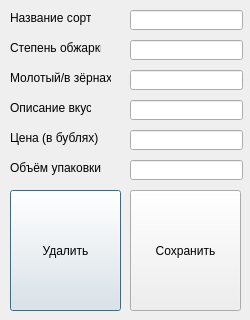
<?xml version="1.0" encoding="UTF-8"?>
<ui version="4.0">
 <class>Dialog</class>
 <widget class="QDialog" name="Dialog">
  <property name="geometry">
   <rect>
    <x>0</x>
    <y>0</y>
    <width>250</width>
    <height>320</height>
   </rect>
  </property>
  <property name="windowTitle">
   <string>Dialog</string>
  </property>
  <widget class="QLineEdit" name="name">
   <property name="geometry">
    <rect>
     <x>130</x>
     <y>10</y>
     <width>113</width>
     <height>20</height>
    </rect>
   </property>
  </widget>
  <widget class="QLineEdit" name="obzharka">
   <property name="geometry">
    <rect>
     <x>130</x>
     <y>40</y>
     <width>113</width>
     <height>20</height>
    </rect>
   </property>
  </widget>
  <widget class="QLineEdit" name="type">
   <property name="geometry">
    <rect>
     <x>130</x>
     <y>70</y>
     <width>113</width>
     <height>20</height>
    </rect>
   </property>
  </widget>
  <widget class="QLineEdit" name="descr">
   <property name="geometry">
    <rect>
     <x>130</x>
     <y>100</y>
     <width>113</width>
     <height>20</height>
    </rect>
   </property>
  </widget>
  <widget class="QLineEdit" name="price">
   <property name="geometry">
    <rect>
     <x>130</x>
     <y>130</y>
     <width>113</width>
     <height>20</height>
    </rect>
   </property>
  </widget>
  <widget class="QLineEdit" name="volume">
   <property name="geometry">
    <rect>
     <x>130</x>
     <y>160</y>
     <width>113</width>
     <height>20</height>
    </rect>
   </property>
  </widget>
  <widget class="QLabel" name="label">
   <property name="geometry">
    <rect>
     <x>10</x>
     <y>10</y>
     <width>81</width>
     <height>16</height>
    </rect>
   </property>
   <property name="text">
    <string>Название сорта</string>
   </property>
  </widget>
  <widget class="QLabel" name="label_2">
   <property name="geometry">
    <rect>
     <x>10</x>
     <y>40</y>
     <width>91</width>
     <height>16</height>
    </rect>
   </property>
   <property name="text">
    <string>Степень обжарки</string>
   </property>
  </widget>
  <widget class="QLabel" name="label_3">
   <property name="geometry">
    <rect>
     <x>10</x>
     <y>70</y>
     <width>101</width>
     <height>16</height>
    </rect>
   </property>
   <property name="text">
    <string>Молотый/в зёрнах</string>
   </property>
  </widget>
  <widget class="QLabel" name="label_4">
   <property name="geometry">
    <rect>
     <x>10</x>
     <y>100</y>
     <width>81</width>
     <height>16</height>
    </rect>
   </property>
   <property name="text">
    <string>Описание вкуса</string>
   </property>
  </widget>
  <widget class="QLabel" name="label_5">
   <property name="geometry">
    <rect>
     <x>10</x>
     <y>130</y>
     <width>91</width>
     <height>16</height>
    </rect>
   </property>
   <property name="text">
    <string>Цена (в бублях)</string>
   </property>
  </widget>
  <widget class="QLabel" name="label_6">
   <property name="geometry">
    <rect>
     <x>10</x>
     <y>160</y>
     <width>91</width>
     <height>16</height>
    </rect>
   </property>
   <property name="text">
    <string>Объём упаковки</string>
   </property>
  </widget>
  <widget class="QPushButton" name="DelBtn">
   <property name="geometry">
    <rect>
     <x>10</x>
     <y>190</y>
     <width>111</width>
     <height>121</height>
    </rect>
   </property>
   <property name="text">
    <string>Удалить</string>
   </property>
  </widget>
  <widget class="QPushButton" name="ConfirmBtn">
   <property name="geometry">
    <rect>
     <x>130</x>
     <y>190</y>
     <width>111</width>
     <height>121</height>
    </rect>
   </property>
   <property name="text">
    <string>Сохранить</string>
   </property>
  </widget>
 </widget>
 <resources/>
 <connections/>
</ui>
